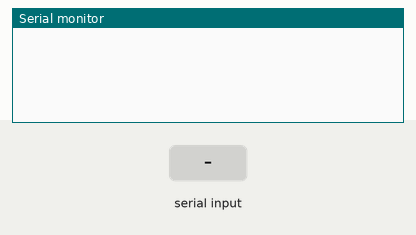
The sketch below on a simulated Arduino Uno, built with avr-gcc and run on an emulated ATmega328P. On the bench: the last lines printed to the serial monitor. The inputs (shaded band) are chosen by the test bench.

Above: at 1.2 s.
1.3 s: "N" received over Serial
At 1.9 s:
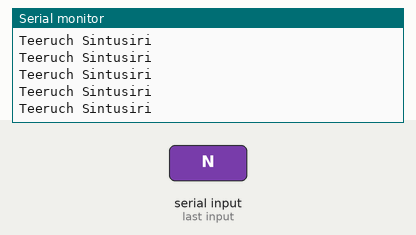
3.2 s: "S" received over Serial
At 4.1 s:
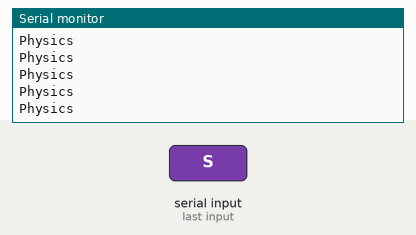
5.1 s: "G" received over Serial
At 6.2 s:
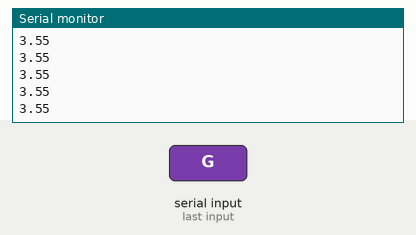
7.0 s: "N" received over Serial
At 7.5 s:
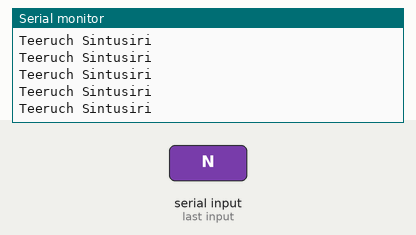
10.0 s: "S" received over Serial
At 10.6 s:
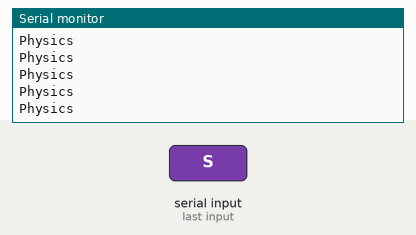

Measured:
- after the input at 1.3 s, the serial monitor: prints a new line at once (image 1)
- after the input at 3.2 s, the serial monitor: prints a new line after 0.08 s (image 2)
- after the input at 5.1 s, the serial monitor: prints a new line after 0.08 s (image 3)
- after the input at 7.0 s, the serial monitor: prints a new line after 0.07 s (image 4)
- after the input at 10.0 s, the serial monitor: prints a new line after 0.08 s (image 5)

The sketch:

lab1_3.ino
```cpp
char A;
void setup() {
  Serial.begin(9600);
}

void loop() {
  if(Serial.available()){
  A = Serial.read();
  }
  if(A=='N'){
    Serial.println("Teeruch Sintusiri");
  }
  else if(A=='S'){
    Serial.println("Physics");
  }
  else if(A=='G'){
    Serial.println("3.55");
  }
}
```
